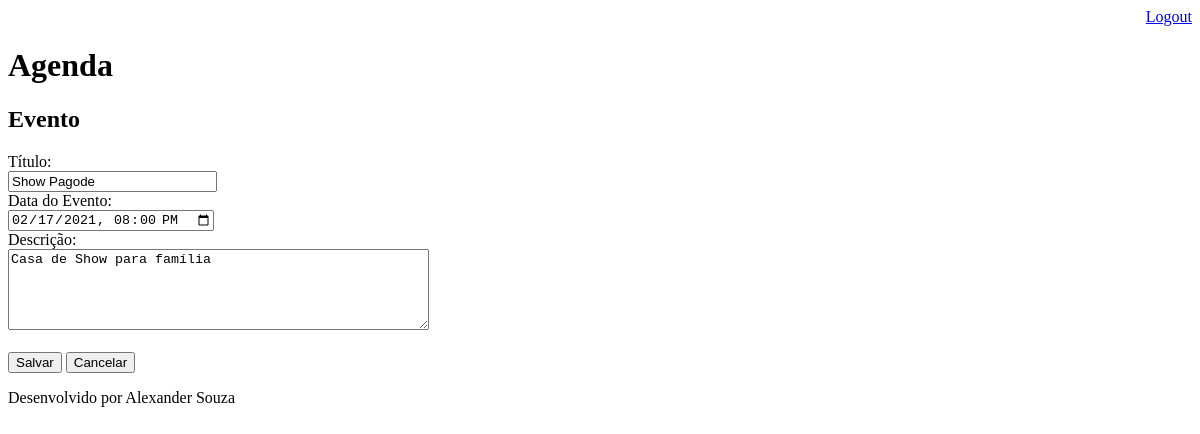
/agenda/evento/?id=6 (signed in), run on an earlier commit of the app's database.
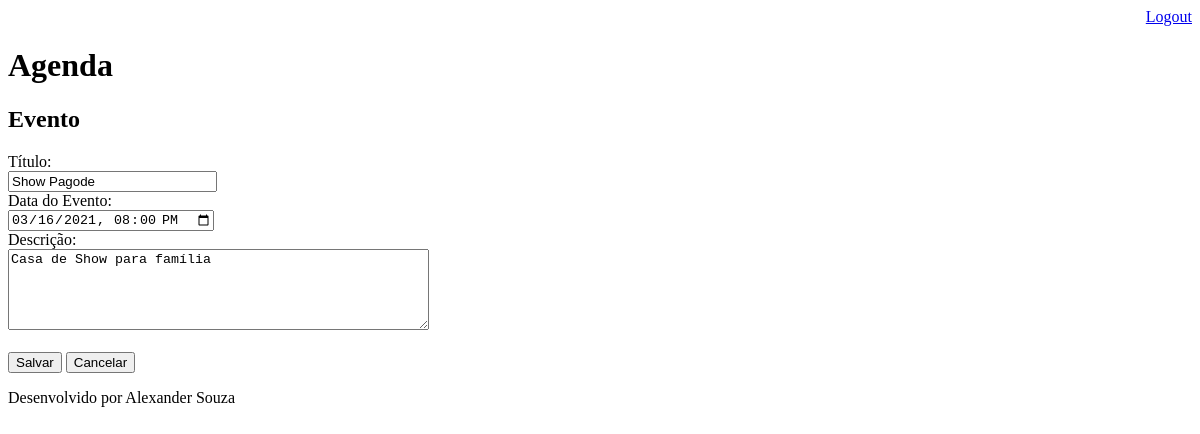
And on a later commit of the database.
### core/models.py (models this page shows, shortened)
class Evento(models.Model):
    titulo = models.CharField(max_length=100)
    descricao = models.TextField(blank=True, null=True)
    data_evento = models.DateTimeField(verbose_name='Data do Evento')
    data_criação = models.DateTimeField(auto_now=True)
    usuario = models.ForeignKey(User, on_delete=models.CASCADE)
    class Meta:
        db_table = 'evento'
    def get_data_imput_evento(self):
        return self.data_evento.strftime('%Y-%m-%dT%H:%M')

### core/views.py (the view)
# urls.py: path('agenda/evento/', views.evento),
@login_required(login_url='/login/')
def evento(request):
    id_evento = request.GET.get('id')
    dados = {}
    if id_evento:
        dados['evento'] = Evento.objects.get(id=id_evento)
    return render(request, "evento.html", dados)

### templates/evento.html (shortened to what this page needs)
{% extends "model-page.html" %}
{% block content %}
    <h2>Evento</h2>
    <form action="submit" method="POST">{% csrf_token %}
        <label>Título: </label>
        <br>
        <input type="text" name="titulo" size="23" value="{{ evento.titulo }}">
        <br>
        <label>Data do Evento: </label>
        <br>
        <input type="datetime-local" name="data_evento" value="{{ evento.get_data_imput_evento }}">
        <br>
        <label>Descrição: </label>
        <br>
        <textarea name="descricao" rows="5" cols="50">{{ evento.descricao }}</textarea>
        <br><br>
        <button type="submit">Salvar</button>
        <a href="/">
            <button type="button">Cancelar</button>
        </a>
    </form>
{% endblock %}

What changed in the data, as far as the page shows it:
changed Evento "Show Pagode": data_evento "02/17/2021 20:00" → "03/16/2021 20:00"
